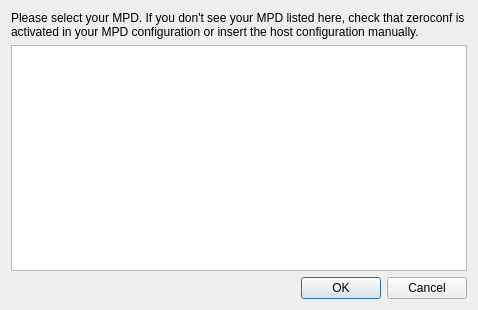
<?xml version="1.0" encoding="UTF-8"?>
<ui version="4.0">
 <class>FindMpdDialog</class>
 <widget class="QDialog" name="FindMpdDialog">
  <property name="geometry">
   <rect>
    <x>0</x>
    <y>0</y>
    <width>478</width>
    <height>310</height>
   </rect>
  </property>
  <property name="minimumSize">
   <size>
    <width>470</width>
    <height>300</height>
   </size>
  </property>
  <property name="windowTitle">
   <string>Server detection</string>
  </property>
  <layout class="QVBoxLayout" name="verticalLayout">
   <item>
    <widget class="QLabel" name="label">
     <property name="text">
      <string>Please select your MPD. If you don't see your MPD listed here, check that zeroconf is activated in your MPD configuration or insert the host configuration manually.</string>
     </property>
     <property name="alignment">
      <set>Qt::AlignLeading|Qt::AlignLeft|Qt::AlignTop</set>
     </property>
     <property name="wordWrap">
      <bool>true</bool>
     </property>
     <property name="textInteractionFlags">
      <set>Qt::TextSelectableByMouse</set>
     </property>
    </widget>
   </item>
   <item>
    <widget class="QTableWidget" name="tableWidget">
     <property name="editTriggers">
      <set>QAbstractItemView::NoEditTriggers</set>
     </property>
     <property name="selectionMode">
      <enum>QAbstractItemView::SingleSelection</enum>
     </property>
     <property name="selectionBehavior">
      <enum>QAbstractItemView::SelectRows</enum>
     </property>
     <property name="showGrid">
      <bool>true</bool>
     </property>
     <property name="sortingEnabled">
      <bool>true</bool>
     </property>
     <attribute name="horizontalHeaderStretchLastSection">
      <bool>true</bool>
     </attribute>
     <attribute name="verticalHeaderVisible">
      <bool>false</bool>
     </attribute>
    </widget>
   </item>
   <item>
    <widget class="QDialogButtonBox" name="buttonBox">
     <property name="orientation">
      <enum>Qt::Horizontal</enum>
     </property>
     <property name="standardButtons">
      <set>QDialogButtonBox::Cancel|QDialogButtonBox::Ok</set>
     </property>
    </widget>
   </item>
  </layout>
 </widget>
 <resources/>
 <connections>
  <connection>
   <sender>buttonBox</sender>
   <signal>accepted()</signal>
   <receiver>FindMpdDialog</receiver>
   <slot>accept()</slot>
   <hints>
    <hint type="sourcelabel">
     <x>248</x>
     <y>254</y>
    </hint>
    <hint type="destinationlabel">
     <x>157</x>
     <y>274</y>
    </hint>
   </hints>
  </connection>
  <connection>
   <sender>buttonBox</sender>
   <signal>rejected()</signal>
   <receiver>FindMpdDialog</receiver>
   <slot>reject()</slot>
   <hints>
    <hint type="sourcelabel">
     <x>316</x>
     <y>260</y>
    </hint>
    <hint type="destinationlabel">
     <x>286</x>
     <y>274</y>
    </hint>
   </hints>
  </connection>
 </connections>
</ui>
